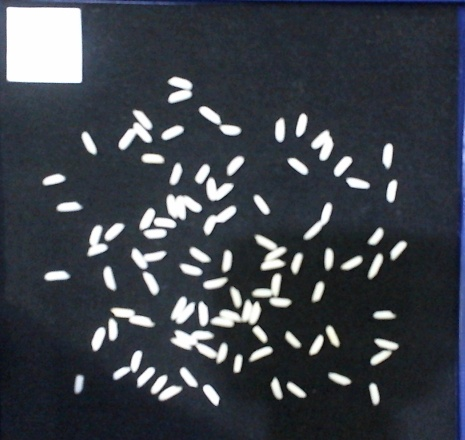
#> input picture exp/test5/0.jpg, 465 x 440 px, found by its file name; its folder holds 4 pictures in this run
$ python measure_only.py   (older library calls are emulated)
#> lines starting #> are read from the running program, lines starting #| are printed output that depends on the picture; after the words box and inside, x2 and y2 are one past the last pixel; in counts of white or black regions, pixels touching at a corner belong together
from scipy.spatial import distance as dist
from imutils import perspective
from imutils import contours
import numpy as np
import imutils
import cv2
from pathlib import Path
import cv2
import matplotlib.pyplot as plt

path = "D:/Documents/rice_detection/exp/test5/"

def count(path):
#> called with path = 'D:/Documents/rice_detection/exp/test5/'
	print("start counting")
	total = [0]*10

	for i in range(10):
		image = cv2.imread(path +str(i)+'.jpg')
#> image is the input picture: shape (440, 465, 3); mean B, G, R 73.9, 66.1, 61.1
		gray = cv2.cvtColor(image, cv2.COLOR_BGR2GRAY)
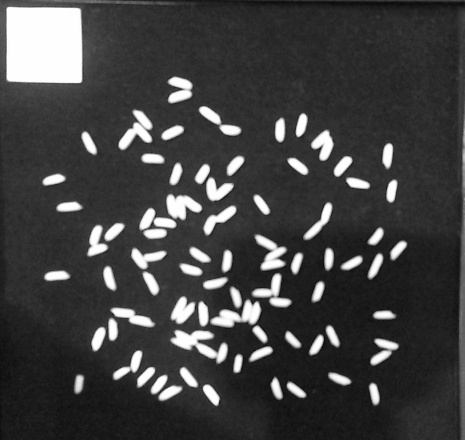
#> gray: shape (440, 465); min 8, max 255, mean 65.5
		gray = cv2.GaussianBlur(gray, (7, 7), 0)
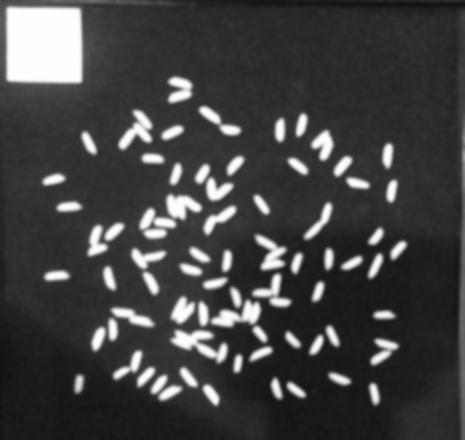
#> gray: shape (440, 465); min 17, max 254, mean 65.5

		edged = cv2.Canny(gray, 50, 100)
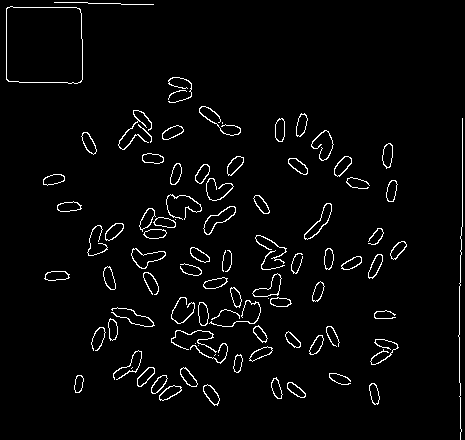
#> edged: shape (440, 465); 3.1% white in thin lines or dots
		edged = cv2.dilate(edged, None, iterations=1)
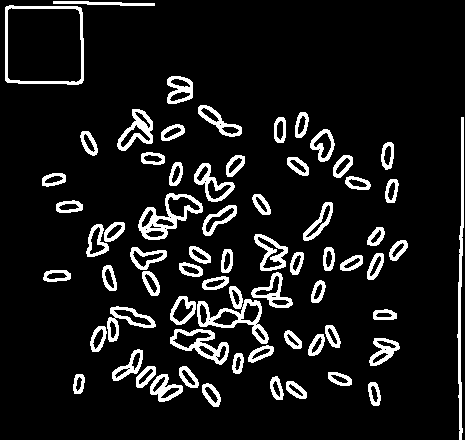
#> edged: shape (440, 465); 10% white; 67 white regions, largest, box (x1, y1, x2, y2) and area: (197, 286, 269, 344) 1065, (457, 117, 464, 440) 999, (138, 193, 203, 240) 977
		edged = cv2.erode(edged, None, iterations=1)
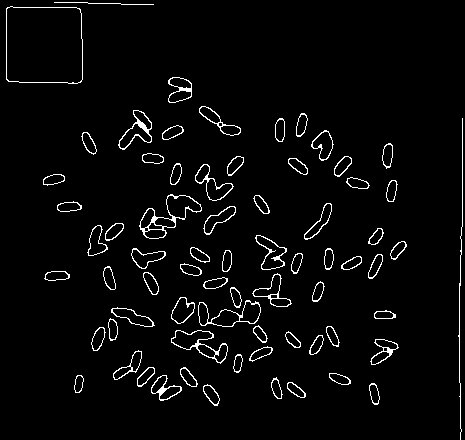
#> edged: shape (440, 465); 3.4% white in thin lines or dots

		cnts = cv2.findContours(edged.copy(), cv2.RETR_EXTERNAL,
			cv2.CHAIN_APPROX_SIMPLE)
#> cnts = 70 contours, 2 with area under 20; largest, box (x1, y1, x2, y2) and area: (6, 6, 83, 84) 5654, (139, 194, 202, 239) 1203, (198, 300, 261, 327) 861, (171, 330, 228, 364) 819, (118, 110, 152, 150) 606
		cnts = imutils.grab_contours(cnts)

		(cnts, _) = contours.sort_contours(cnts)

		size = 0
		for c in cnts:
			if cv2.contourArea(c) < 20 or cv2.contourArea(c) > 250:
					continue
			size += 1
#> this loop made 70 passes
#> after the loop, size = 48


		cv2.drawContours(image,cnts,-1,(0,255,0),2)
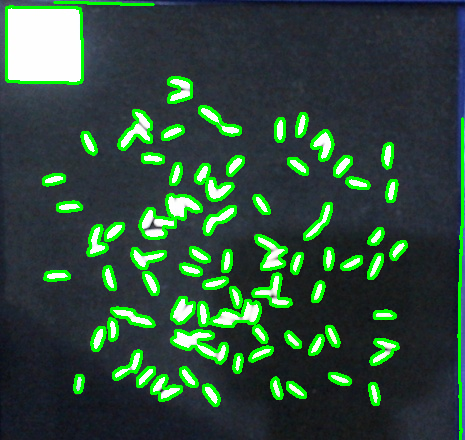
#> image: shape (440, 465, 3); 9.04% of pixels changed, all inside (x1, y1, x2, y2) = (5, 1, 464, 440)

		total[i] = size
		print("image_" + str(i))
		print("count:"+ str(size))
#| count:48
		print()
		cv2.imshow("image",image)
		cv2.imshow("edged",edged)
		cv2.waitKey(0)
		cv2.destroyAllWindows
#> pass 2 of the loop in count, `for i in range(10):`:
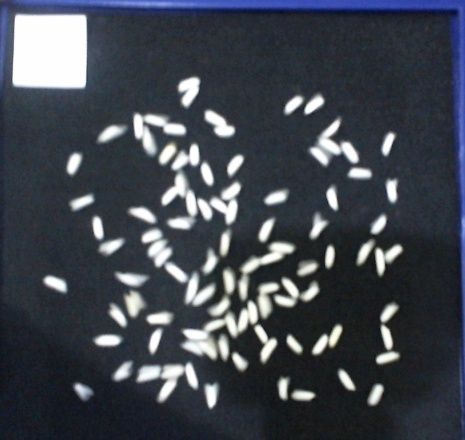
#> input picture exp/test5/1.jpg, 465 x 440 px, found by its file name
#> in count, image is the input picture: shape (440, 465, 3); mean B, G, R 79, 70, 64.7
#> in count, `edged = cv2.erode(edged, None, iterations=1)`:
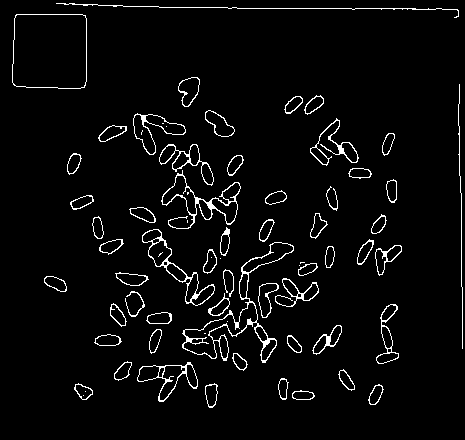
#> edged: shape (440, 465); 3.9% white in thin lines or dots, all inside (x1, y1, x2, y2) = (12, 3, 463, 408)
#> cnts = 61 contours, 7 with area under 20; largest, box (x1, y1, x2, y2) and area: (12, 14, 87, 89) 5313, (182, 242, 294, 363) 2740, (161, 170, 241, 229) 1456, (142, 229, 215, 306) 1344, (137, 362, 198, 402) 1017
#> the loop in count, `for c in cnts:` made 61 passes
#> c on passes 25, 30, 44, 45: [[187, 220], [187, 222]], [[220, 258]], [[299, 265]], [[300, 262], [300, 263], [301, 262], [304, 262]]
#> after the loop in count, `for c in cnts:`: size = 37
#> in count, `cv2.drawContours(image,cnts,-1,(0,255,0),2)`:
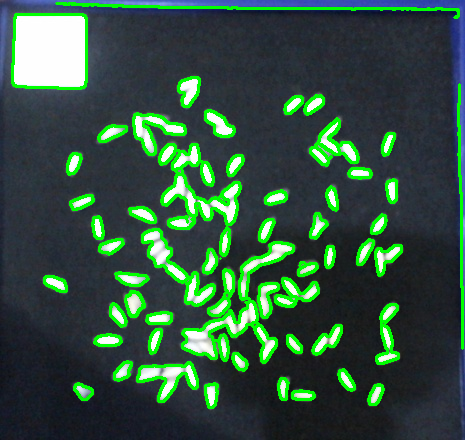
#> image: shape (440, 465, 3); 10.17% of pixels changed, all inside (x1, y1, x2, y2) = (11, 2, 464, 409)
#| count:37
#> pass 3 of the loop in count, `for i in range(10):`:
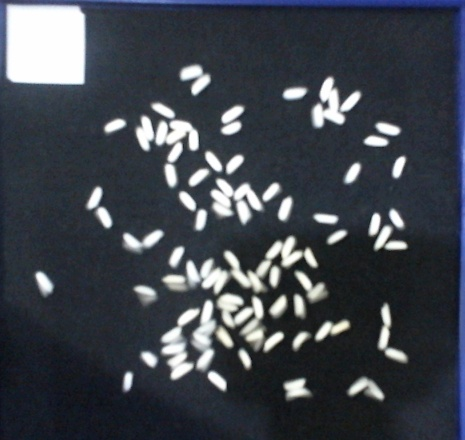
#> input picture exp/test5/2.jpg, 465 x 440 px, found by its file name
#> in count, image is the input picture: shape (440, 465, 3); mean B, G, R 76.5, 68.4, 63.2
#> in count, `edged = cv2.erode(edged, None, iterations=1)`:
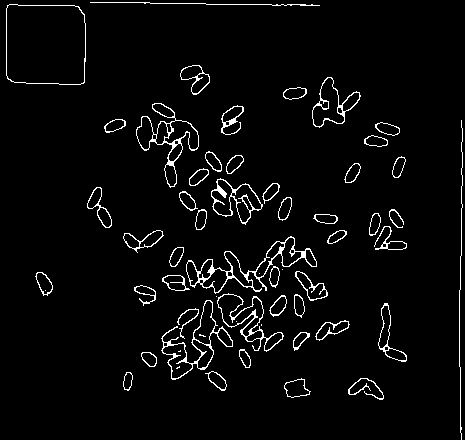
#> edged: shape (440, 465); 3.8% white in thin lines or dots
#> cnts = 52 contours, 5 with area under 20; largest, box (x1, y1, x2, y2) and area: (6, 4, 86, 85) 6076, (186, 236, 317, 294) 2168, (136, 103, 199, 188) 1849, (161, 300, 233, 380) 1751, (217, 293, 284, 352) 1358
#> the loop in count, `for c in cnts:` made 52 passes
#> c on passes 23, 28, 33: [[216, 296]], [[261, 324], [261, 325]], [[282, 269]]
#> after the loop in count, `for c in cnts:`: size = 31
#> in count, `cv2.drawContours(image,cnts,-1,(0,255,0),2)`:
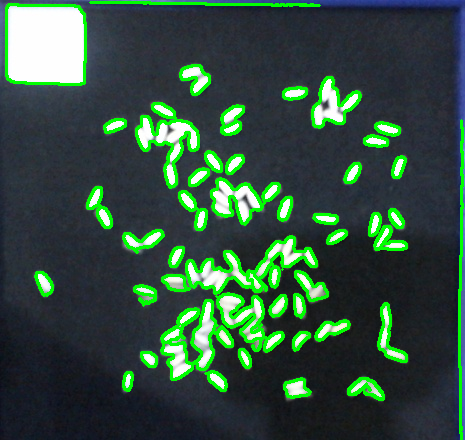
#> image: shape (440, 465, 3); 9.21% of pixels changed, all inside (x1, y1, x2, y2) = (5, 1, 464, 440)
#| count:31
#> the loop made 5 passes; the first 3 are shown

	best = max(total)
	pos = total.index(best)
	print(total)
	print("Highest rice count:"+str(best))
	get_size(pos,path)


def midpoint(ptA, ptB):
	return ((ptA[0] + ptB[0]) * 0.5, (ptA[1] + ptB[1]) * 0.5)

# [129 lines left out: function get_size, not called in this run]

#> (the run stopped early here; a loop or call above may not have finished)
